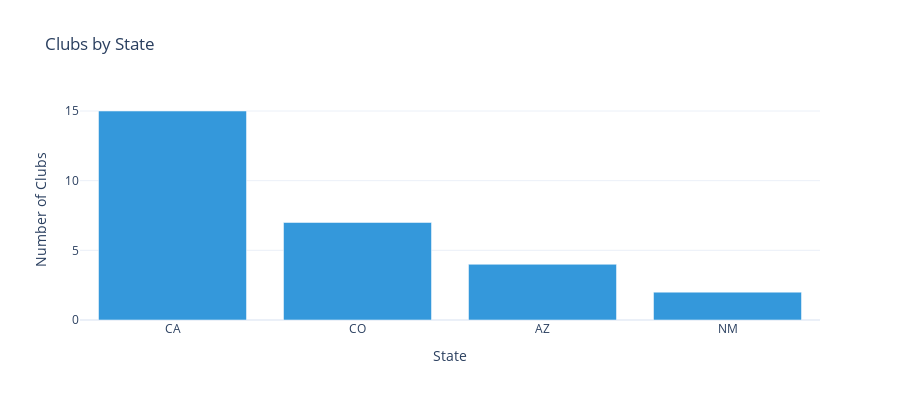

The notebook cell saved with this chart:
### Markdown cell above
## 🗺️ Geographic Distribution

### Code cell
# Clubs by state
state_counts = df['state'].value_counts()

fig = go.Figure()
fig.add_trace(go.Bar(
    x=state_counts.index,
    y=state_counts.values,
    marker=dict(color='#3498db')
))

fig.update_layout(
    title='Clubs by State',
    xaxis_title='State',
    yaxis_title='Number of Clubs',
    height=400,
    template='plotly_white'
)

fig.show()

print('\nClubs by State:')
display(state_counts)

### Figure 1 — Plotly figure (JSON) as saved in the notebook; plotly's stock layout.template omitted (floating-point values rounded to 4 significant figures)
{"data": [{"marker": {"color": "#3498db"}, "type": "bar", "x": ["CA", "CO", "AZ", "NM"], "y": [15, 7, 4, 2]}], "layout": {"height": 400, "title": {"text": "Clubs by State"}, "xaxis": {"title": {"text": "State"}}, "yaxis": {"title": {"text": "Number of Clubs"}}}}
